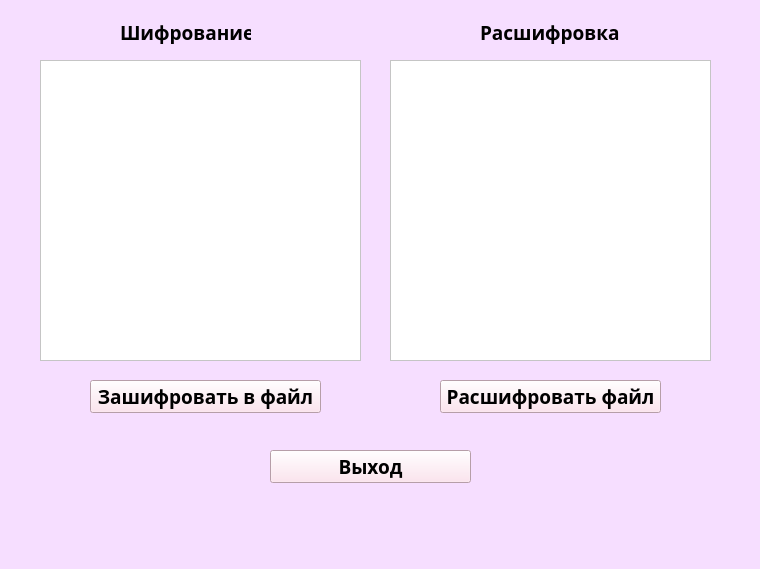
<?xml version="1.0" encoding="UTF-8"?>
<ui version="4.0">
 <class>Form</class>
 <widget class="QWidget" name="Form">
  <property name="geometry">
   <rect>
    <x>0</x>
    <y>0</y>
    <width>760</width>
    <height>569</height>
   </rect>
  </property>
  <property name="minimumSize">
   <size>
    <width>760</width>
    <height>569</height>
   </size>
  </property>
  <property name="maximumSize">
   <size>
    <width>760</width>
    <height>569</height>
   </size>
  </property>
  <property name="windowTitle">
   <string>Form</string>
  </property>
  <property name="styleSheet">
   <string notr="true">background-color: rgb(246, 222, 255);</string>
  </property>
  <widget class="QLabel" name="label">
   <property name="geometry">
    <rect>
     <x>120</x>
     <y>20</y>
     <width>131</width>
     <height>24</height>
    </rect>
   </property>
   <property name="font">
    <font>
     <family>Century Gothic</family>
     <pointsize>14</pointsize>
     <weight>75</weight>
     <bold>true</bold>
    </font>
   </property>
   <property name="text">
    <string>Шифрование</string>
   </property>
  </widget>
  <widget class="QLabel" name="label_2">
   <property name="geometry">
    <rect>
     <x>480</x>
     <y>20</y>
     <width>141</width>
     <height>24</height>
    </rect>
   </property>
   <property name="font">
    <font>
     <family>Century Gothic</family>
     <pointsize>14</pointsize>
     <weight>75</weight>
     <bold>true</bold>
    </font>
   </property>
   <property name="text">
    <string>Расшифровка</string>
   </property>
  </widget>
  <widget class="QTextEdit" name="textEdit">
   <property name="geometry">
    <rect>
     <x>40</x>
     <y>60</y>
     <width>321</width>
     <height>301</height>
    </rect>
   </property>
   <property name="styleSheet">
    <string notr="true">background-color: rgb(255, 255, 255);</string>
   </property>
  </widget>
  <widget class="QTextEdit" name="textEdit_2">
   <property name="geometry">
    <rect>
     <x>390</x>
     <y>60</y>
     <width>321</width>
     <height>301</height>
    </rect>
   </property>
   <property name="styleSheet">
    <string notr="true">background-color: rgb(255, 255, 255);</string>
   </property>
  </widget>
  <widget class="QPushButton" name="pushButton">
   <property name="geometry">
    <rect>
     <x>90</x>
     <y>380</y>
     <width>231</width>
     <height>33</height>
    </rect>
   </property>
   <property name="font">
    <font>
     <family>Century Gothic</family>
     <pointsize>14</pointsize>
     <weight>75</weight>
     <bold>true</bold>
    </font>
   </property>
   <property name="styleSheet">
    <string notr="true">background-color: rgb(255, 221, 235);</string>
   </property>
   <property name="text">
    <string>Зашифровать в файл</string>
   </property>
  </widget>
  <widget class="QPushButton" name="pushButton_2">
   <property name="geometry">
    <rect>
     <x>440</x>
     <y>380</y>
     <width>221</width>
     <height>33</height>
    </rect>
   </property>
   <property name="font">
    <font>
     <family>Century Gothic</family>
     <pointsize>14</pointsize>
     <weight>75</weight>
     <bold>true</bold>
    </font>
   </property>
   <property name="styleSheet">
    <string notr="true">background-color: rgb(255, 221, 235);</string>
   </property>
   <property name="text">
    <string>Расшифровать файл</string>
   </property>
  </widget>
  <widget class="QPushButton" name="pushButton_3">
   <property name="geometry">
    <rect>
     <x>270</x>
     <y>450</y>
     <width>201</width>
     <height>33</height>
    </rect>
   </property>
   <property name="font">
    <font>
     <family>Century Gothic</family>
     <pointsize>14</pointsize>
     <weight>75</weight>
     <bold>true</bold>
    </font>
   </property>
   <property name="styleSheet">
    <string notr="true">background-color: rgb(255, 221, 235);</string>
   </property>
   <property name="text">
    <string>Выход</string>
   </property>
  </widget>
 </widget>
 <resources/>
 <connections/>
</ui>
